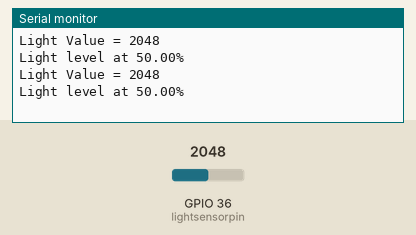
Bench run of a sketch on a simulated ESP32. Shown: the last lines printed to the serial monitor. The inputs (shaded band) are chosen by the test bench; at power-on: GPIO 36 (lightsensorpin) = 2048.

Above: at 1.8 s.
1.9 s: GPIO 36 (lightsensorpin) set to 2866
At 2.3 s:
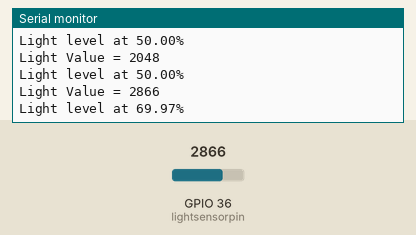
3.4 s: GPIO 36 (lightsensorpin) set to 3603
At 4.8 s:
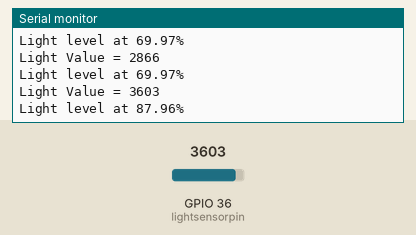
Timing chart, 0 to 6.4 s (numbered marks = the images above; inputs shaded):
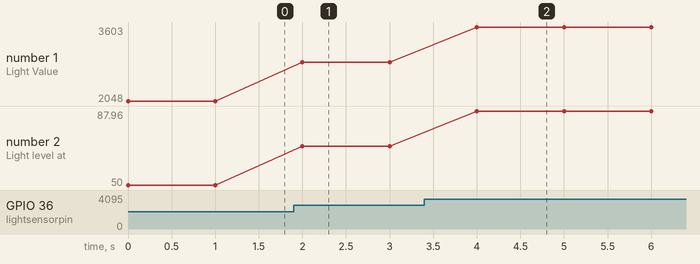

Measured:
- after the input at 1.9 s, the serial monitor: prints a new line after 0.10 s (image 1)
- after the input at 3.4 s, the serial monitor: prints a new line after 0.60 s (image 2)
- plotted number 1: 2048 → 2866 after the input at 1.9 s, 2866 → 3603 after the input at 3.4 s
- plotted number 2: 50 → 69.97 after the input at 1.9 s, 69.97 → 87.96 after the input at 3.4 s

The sketch:

EXP4_ADC.ino
```cpp
#include <Wire.h>

int lightsensor_adc_value = 0;
const int lightsensorpin = 36; //pin 36 is ADC1_channel0
const int adc_maximum_value = 4096; // 12 bit adc value from esp32
float light_level = 0;

void setup() {

  Serial.begin(115200);
}

void loop() {

  lightsensor_adc_value = analogRead(lightsensorpin);// Read the ADC value
  Serial.print("Light Value = ");
  Serial.println (lightsensor_adc_value);

  light_level = ((float)lightsensor_adc_value/adc_maximum_value)*100; // express as a percentage of maximum ADC value
  Serial.print ( "Light level at ");
  Serial.print (light_level);
  Serial.println ("%");

  delay(1000);
}
```
